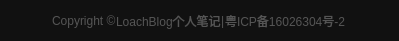
<?xml version="1.0" encoding="UTF-8"?>
<ui version="4.0">
 <class>BottomCopyrightWidget</class>
 <widget class="QWidget" name="BottomCopyrightWidget">
  <property name="geometry">
   <rect>
    <x>0</x>
    <y>0</y>
    <width>399</width>
    <height>41</height>
   </rect>
  </property>
  <property name="windowTitle">
   <string>Form</string>
  </property>
  <property name="autoFillBackground">
   <bool>false</bool>
  </property>
  <property name="styleSheet">
   <string notr="true">background-color: rgb(17, 17, 17);
color: rgb(85, 85, 85);</string>
  </property>
  <layout class="QHBoxLayout" name="horizontalLayout">
   <property name="spacing">
    <number>0</number>
   </property>
   <property name="leftMargin">
    <number>0</number>
   </property>
   <property name="topMargin">
    <number>0</number>
   </property>
   <property name="rightMargin">
    <number>0</number>
   </property>
   <property name="bottomMargin">
    <number>0</number>
   </property>
   <item>
    <spacer name="hs_BottomCopyright_Left">
     <property name="orientation">
      <enum>Qt::Horizontal</enum>
     </property>
     <property name="sizeHint" stdset="0">
      <size>
       <width>60</width>
       <height>20</height>
      </size>
     </property>
    </spacer>
   </item>
   <item>
    <widget class="QLabel" name="label_BottomCopyright_Copyright">
     <property name="text">
      <string>Copyright ©</string>
     </property>
    </widget>
   </item>
   <item>
    <widget class="QLabel" name="label_BottomCopyright_Site">
     <property name="text">
      <string>LoachBlog个人笔记</string>
     </property>
     <property name="openExternalLinks">
      <bool>true</bool>
     </property>
    </widget>
   </item>
   <item>
    <widget class="QLabel" name="label_BottomCopyRight_Line">
     <property name="text">
      <string>|</string>
     </property>
    </widget>
   </item>
   <item>
    <widget class="QLabel" name="label_BottomCopyright_Beian">
     <property name="text">
      <string>粤ICP备16026304号-2</string>
     </property>
     <property name="openExternalLinks">
      <bool>true</bool>
     </property>
    </widget>
   </item>
   <item>
    <spacer name="hs_BottomCopyright_Right">
     <property name="orientation">
      <enum>Qt::Horizontal</enum>
     </property>
     <property name="sizeHint" stdset="0">
      <size>
       <width>60</width>
       <height>20</height>
      </size>
     </property>
    </spacer>
   </item>
  </layout>
 </widget>
 <resources/>
 <connections/>
</ui>
